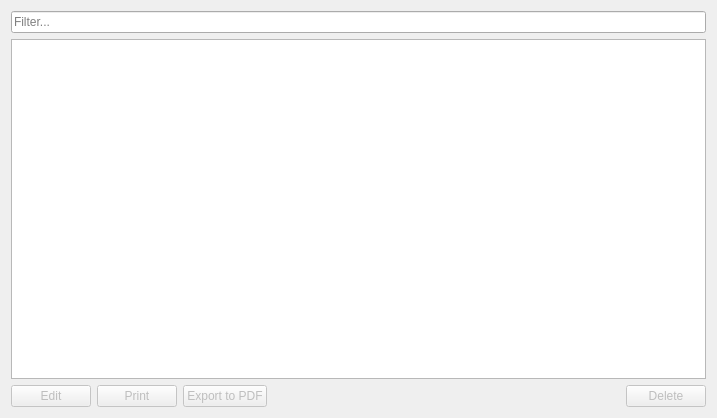
<?xml version="1.0" encoding="UTF-8"?>
<ui version="4.0">
 <class>OfferWidget</class>
 <widget class="QWidget" name="OfferWidget">
  <property name="geometry">
   <rect>
    <x>0</x>
    <y>0</y>
    <width>717</width>
    <height>418</height>
   </rect>
  </property>
  <property name="windowTitle">
   <string>Form</string>
  </property>
  <layout class="QVBoxLayout" name="verticalLayout">
   <item>
    <widget class="QLineEdit" name="leFilter">
     <property name="placeholderText">
      <string>Filter...</string>
     </property>
    </widget>
   </item>
   <item>
    <widget class="QTableView" name="tblOffers">
     <property name="selectionMode">
      <enum>QAbstractItemView::SingleSelection</enum>
     </property>
     <property name="selectionBehavior">
      <enum>QAbstractItemView::SelectRows</enum>
     </property>
     <attribute name="horizontalHeaderStretchLastSection">
      <bool>true</bool>
     </attribute>
    </widget>
   </item>
   <item>
    <layout class="QHBoxLayout" name="horizontalLayout">
     <item>
      <widget class="QPushButton" name="btnEdit">
       <property name="enabled">
        <bool>false</bool>
       </property>
       <property name="text">
        <string>Edit</string>
       </property>
       <property name="icon">
        <iconset resource="../../resources.qrc">
         <normaloff>:/icon/edit</normaloff>:/icon/edit</iconset>
       </property>
      </widget>
     </item>
     <item>
      <widget class="QPushButton" name="btnPrint">
       <property name="enabled">
        <bool>false</bool>
       </property>
       <property name="text">
        <string>Print</string>
       </property>
       <property name="icon">
        <iconset resource="../../resources.qrc">
         <normaloff>:/icon/print</normaloff>:/icon/print</iconset>
       </property>
      </widget>
     </item>
     <item>
      <widget class="QPushButton" name="btnExport">
       <property name="enabled">
        <bool>false</bool>
       </property>
       <property name="text">
        <string>Export to PDF</string>
       </property>
       <property name="icon">
        <iconset resource="../../resources.qrc">
         <normaloff>:/icon/save</normaloff>:/icon/save</iconset>
       </property>
      </widget>
     </item>
     <item>
      <spacer name="horizontalSpacer">
       <property name="orientation">
        <enum>Qt::Horizontal</enum>
       </property>
       <property name="sizeHint" stdset="0">
        <size>
         <width>40</width>
         <height>20</height>
        </size>
       </property>
      </spacer>
     </item>
     <item>
      <widget class="QPushButton" name="btnDelete">
       <property name="enabled">
        <bool>false</bool>
       </property>
       <property name="text">
        <string>Delete</string>
       </property>
       <property name="icon">
        <iconset resource="../../resources.qrc">
         <normaloff>:/icon/delete</normaloff>:/icon/delete</iconset>
       </property>
      </widget>
     </item>
    </layout>
   </item>
  </layout>
 </widget>
 <resources>
  <include location="../../resources.qrc"/>
 </resources>
 <connections/>
</ui>
